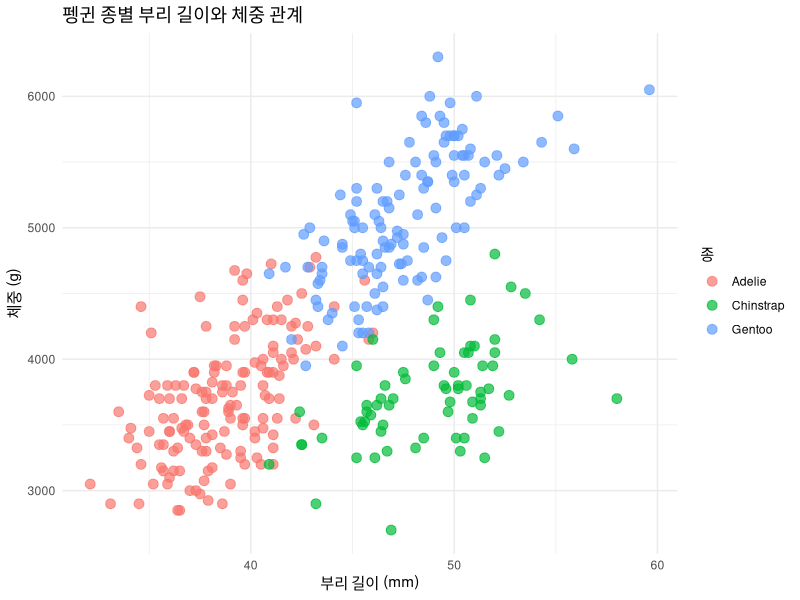

The R script that drew this image:
## ---- chunk 1
#| label: load-packages
#| include: false
library(ggplot2)
library(palmerpenguins)
## ---- chunk 2
ggplot(data = penguins, aes(x = bill_length_mm, y = body_mass_g, color = species)) +
  geom_point(size = 3, alpha = 0.7) +
  labs(
    title = "펭귄 종별 부리 길이와 체중 관계",
    x = "부리 길이 (mm)",
    y = "체중 (g)",
    color = "종"
  ) +
  theme_minimal()
